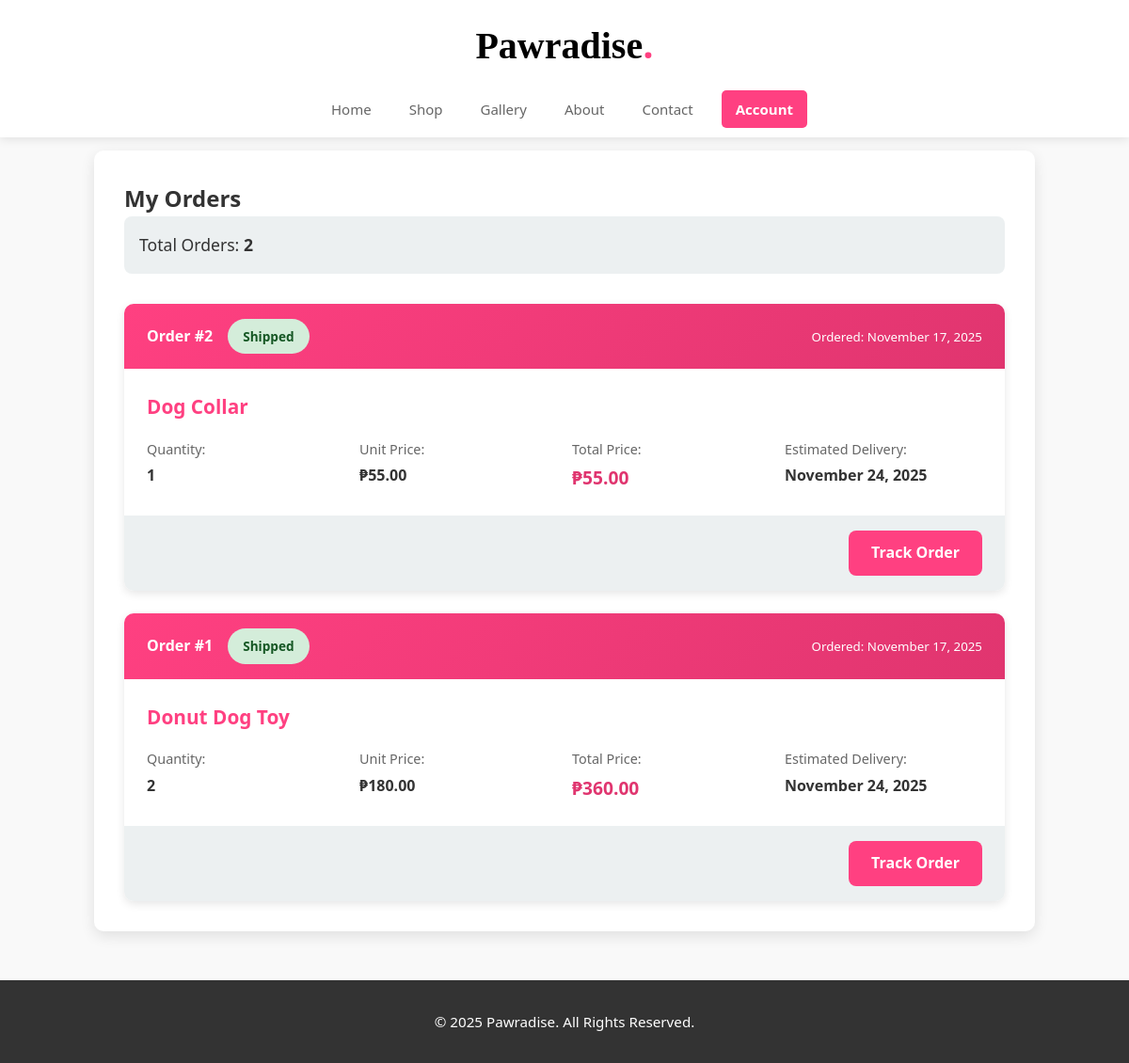
Screenshot of /orders (signed in) with the database file from the repository.
### app.py (models this page shows)
class Order(db.Model):
    id = db.Column(db.Integer, primary_key=True)
    user_id = db.Column(db.Integer, db.ForeignKey('user.id'))
    product_id = db.Column(db.Integer, db.ForeignKey('product.id'), nullable=True)
    product_name = db.Column(db.String(100))
    quantity = db.Column(db.Integer)
    unit_price = db.Column(db.Float)
    total_price = db.Column(db.Float)
    customer_name = db.Column(db.String(100))
    address = db.Column(db.Text)
    contact_number = db.Column(db.String(20))
    payment_method = db.Column(db.String(50))
    date_of_purchase = db.Column(db.DateTime, default=datetime.utcnow)
    estimated_delivery = db.Column(db.DateTime)
    status = db.Column(db.String(50), default="Pending")

### app.py (the view)
@app.route('/orders')
@login_required
def orders():
    orders_list = Order.query.filter_by(user_id=session['user_id']).order_by(Order.date_of_purchase.desc()).all()
    return render_template('orders.html', orders=orders_list)

### app.py (called while the page is built)
@app.context_processor
def utility_processor():
    return dict(timedelta=timedelta, now=datetime.utcnow)

def login_required(f):
    @wraps(f)
    def decorated_function(*args, **kwargs):
        if 'username' not in session:
            flash('Please login to access this page.', 'error')
            return redirect(url_for('login'))
        return f(*args, **kwargs)
    return decorated_function

### templates/orders.html (shortened to what this page needs)
{% extends "base.html" %}
{% block content %}
<section class="orders">
  <h2>My Orders</h2>
  {% if orders %}
  <div class="orders-summary">
    <p>Total Orders: <strong>{{ orders|length }}</strong></p>
  </div>
  <div class="order-list">
    {% for order in orders %}
    <div class="order-card">
      <div class="order-header">
        <div class="order-id">
          <strong>Order #{{ order.id }}</strong>
          <span class="status-badge status-{{ order.status.lower() }}">{{ order.status }}</span>
        </div>
        <div class="order-date">
          <small>Ordered: {{ order.date_of_purchase.strftime("%B %d, %Y") }}</small>
        </div>
      </div>
      <div class="order-body">
        <div class="order-product">
          <h4>{{ order.product_name }}</h4>
          <div class="order-details">
            <div class="detail-item">
              <span class="label">Quantity:</span>
              <span class="value">{{ order.quantity }}</span>
            </div>
            <div class="detail-item">
              <span class="label">Unit Price:</span>
              <span class="value">₱{{ "%.2f"|format(order.unit_price) }}</span>
            </div>
            <div class="detail-item">
              <span class="label">Total Price:</span>
              <span class="value price">₱{{ "%.2f"|format(order.total_price) }}</span>
            </div>
            <div class="detail-item">
              <span class="label">Estimated Delivery:</span>
              <span class="value">{{ order.estimated_delivery.strftime("%B %d, %Y") }}</span>
            </div>
          </div>
        </div>
      </div>
      <div class="order-footer">
        <a href="{{ url_for('track_order', order_id=order.id) }}" class="track-btn">
           Track Order
        </a>
      </div>
    </div>
    {% endfor %}
  </div>
  {% else %}
  <div class="empty-orders">
    <h3>No orders yet</h3>
    <p>You haven't purchased anything yet. Start shopping!</p>
    <a href="{{ url_for('shop') }}" class="shop-now-btn">Browse Products</a>
  </div>
  {% endif %}
</section>
{% endblock %}

### static/styles.css (style rules this page uses)
* { margin: 0; padding: 0; box-sizing: border-box; font-family: 'Segoe UI', Tahoma, Geneva, Verdana, sans-serif; }
:root { --primary-color: #ff4081; --secondary-color: #e0356f; --accent-color: #ffc0cb; --dark-bg: #2c3e50; --light-bg: #ecf0f1; --success: #27ae60; --error: #e74c3c; --warning: #f39c12; --text-dark: #333; --text-light: #fff; }
body { background: #f9f9f9; color: var(--text-dark); line-height: 1.6; }
.price, .subtotal { color: var(--secondary-color); font-weight: bold; }
.orders, .track-order-section { padding: 2rem; background: white; border-radius: 10px; margin: 120px auto 2rem; max-width: 1000px; box-shadow: 0 5px 15px rgba(0,0,0,0.1); }
.orders-summary { background: var(--light-bg); padding: 1rem; border-radius: 8px; margin-bottom: 2rem; font-size: 1.1rem; }
.order-list { display: flex; flex-direction: column; gap: 1.5rem; }
.order-card { background: white; border-radius: 10px; box-shadow: 0 3px 10px rgba(0,0,0,0.1); overflow: hidden; transition: all 0.3s; }
.order-header { background: linear-gradient(135deg, var(--primary-color), var(--secondary-color)); color: white; padding: 1rem 1.5rem; display: flex; justify-content: space-between; align-items: center; flex-wrap: wrap; }
.order-id { display: flex; align-items: center; gap: 1rem; }
.order-body { padding: 1.5rem; }
.order-product h4 { color: var(--primary-color); margin-bottom: 1rem; font-size: 1.3rem; }
.order-details { display: grid; grid-template-columns: repeat(auto-fit, minmax(150px, 1fr)); gap: 1rem; margin-top: 1rem; }
.detail-item { display: flex; flex-direction: column; gap: 0.3rem; }
.detail-item .label { color: #666; font-size: 0.9rem; }
.detail-item .value { font-weight: bold; color: var(--text-dark); }
.detail-item .value.price { color: var(--secondary-color); font-size: 1.2rem; }
.order-footer { padding: 1rem 1.5rem; background: var(--light-bg); display: flex; gap: 1rem; justify-content: flex-end; }
.track-btn { background: var(--primary-color); color: white; padding: 0.7rem 1.5rem; border-radius: 8px; text-decoration: none; font-weight: bold; transition: all 0.3s; }
.status-badge { padding: 0.5rem 1rem; border-radius: 20px; font-size: 0.85rem; font-weight: bold; display: inline-block; }
.status-shipped { background: #d4edda; color: #155724; }
html, body { height: 100%; display: flex; flex-direction: column; }

### rows the page displays
Order: id "2", status "Shipped", date_of_purchase "November 17, 2025", product_name "Dog Collar", quantity "1", unit_price "55.00", total_price "55.00", estimated_delivery "November 24, 2025"
Order: id "1", status "Shipped", date_of_purchase "November 17, 2025", product_name "Donut Dog Toy", quantity "2", unit_price "180.00", total_price "360.00", estimated_delivery "November 24, 2025"

### other values shown
{{ orders|length }} "2"
